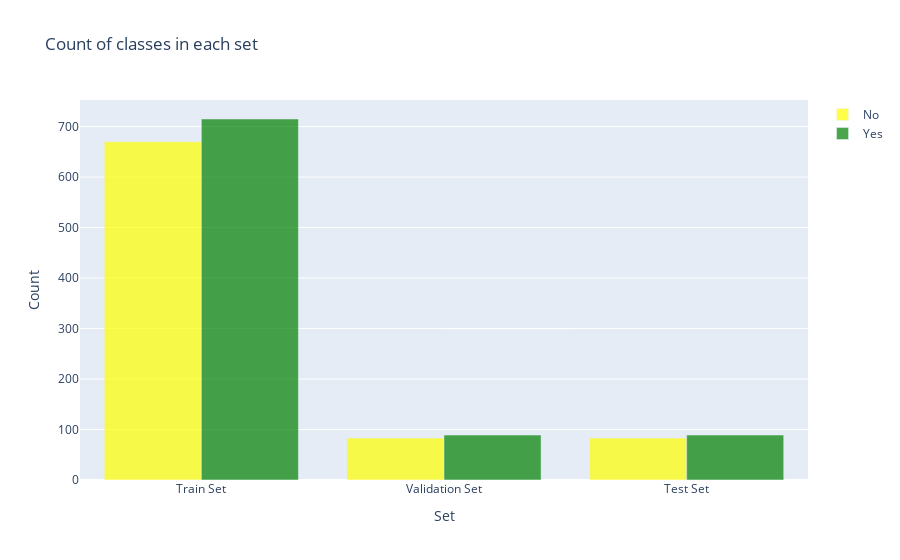

The code cell stored with this chart in its notebook:
### Code cell
import plotly.graph_objs as go
from plotly.offline import iplot

train_yes = "split_data/train/yes"
train_no  = "split_data/train/no"
val_yes   = "split_data/validation/yes"
val_no    = "split_data/validation/no"
test_yes  = "split_data/test/yes"
test_no   = "split_data/test/no"

# Count images in each folder
train_counts = [len(os.listdir(train_no)), len(os.listdir(train_yes))]
val_counts   = [len(os.listdir(val_no)), len(os.listdir(val_yes))]
test_counts  = [len(os.listdir(test_no)), len(os.listdir(test_yes))]

# Build dict for easy graphing
y = dict()
y[0] = [train_counts[0], val_counts[0], test_counts[0]]  # No (0)
y[1] = [train_counts[1], val_counts[1], test_counts[1]]  # Yes (1)

# Plot
trace0 = go.Bar(
    x=['Train Set', 'Validation Set', 'Test Set'],
    y=y[0],
    name='No',
    marker=dict(color='yellow'),
    opacity=0.7
)
trace1 = go.Bar(
    x=['Train Set', 'Validation Set', 'Test Set'],
    y=y[1],
    name='Yes',
    marker=dict(color='green'),
    opacity=0.7
)
data = [trace0, trace1]
layout = go.Layout(
    title='Count of classes in each set',
    xaxis={'title': 'Set'},
    yaxis={'title': 'Count'}
)
fig = go.Figure(data, layout)
iplot(fig)

### Figure 1 — Plotly figure (JSON) as saved in the notebook; plotly's stock layout.template omitted (floating-point values rounded to 4 significant figures)
{"data": [{"marker": {"color": "yellow"}, "name": "No", "opacity": 0.7, "type": "bar", "x": ["Train Set", "Validation Set", "Test Set"], "y": [670, 83, 83]}, {"marker": {"color": "green"}, "name": "Yes", "opacity": 0.7, "type": "bar", "x": ["Train Set", "Validation Set", "Test Set"], "y": [715, 89, 89]}], "layout": {"title": {"text": "Count of classes in each set"}, "xaxis": {"title": {"text": "Set"}}, "yaxis": {"title": {"text": "Count"}}}}
